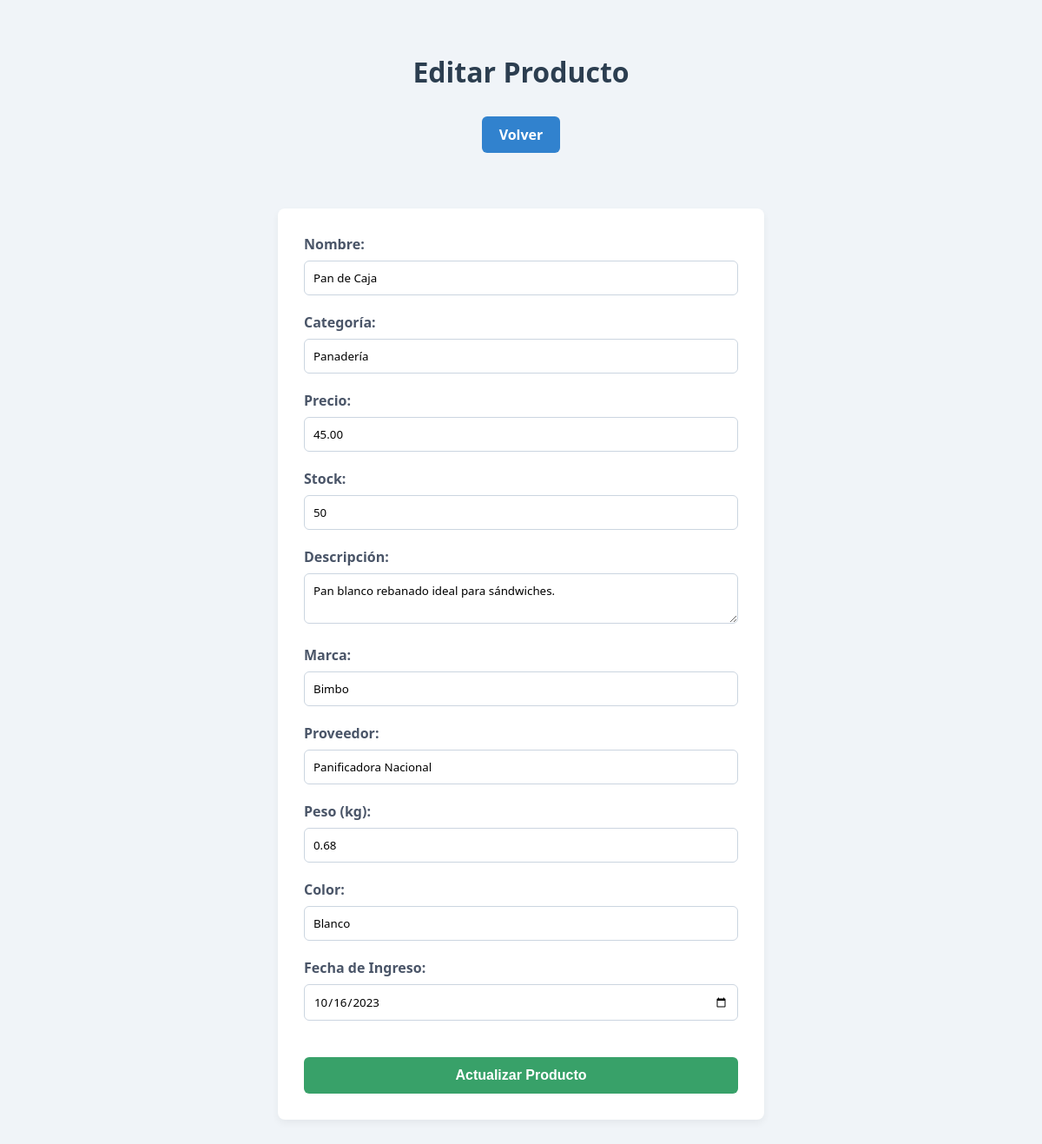
/editar.php?id=5, run on the app's committed database.
### tables this page shows
CREATE TABLE `productos` (
  `id` int(11) NOT NULL,
  `nombre` varchar(35) NOT NULL,
  `categoria` varchar(20) NOT NULL,
  `precio` decimal(10,2) NOT NULL,
  `stock` int(10) NOT NULL,
  `descripcion` text DEFAULT NULL,
  `marca` varchar(50) DEFAULT NULL,
  `proveedor` varchar(25) DEFAULT NULL,
  `peso` decimal(10,2) DEFAULT NULL,
  `color` varchar(15) DEFAULT NULL,
  `fecha_ingreso` date DEFAULT NULL
);

### editar.php (the view, shortened to what this page needs)
<?php
require 'includes/database.php';
$id = $_GET['id'];
$query_producto = "SELECT * FROM productos WHERE id = $id";
$resultado_producto = mysqli_query($conexion, $query_producto);
$producto = mysqli_fetch_assoc($resultado_producto);
?>
<!DOCTYPE html>
<html lang="es">
<head>
    <link rel="stylesheet" href="build/css/style.css">
</head>
<body>
    <h1>Editar Producto</h1>
    <a href="index.php">Volver</a>
    <br><br>
    <form method="POST">
        <div>
            <label>Nombre:</label>
            <input type="text" name="nombre" maxlength="100" required value="<?php echo $producto['nombre']; ?>">
        </div>
        <div>
            <label>Categoría:</label>
            <input type="text" name="categoria" maxlength="50" required value="<?php echo $producto['categoria']; ?>">
        </div>
        <div>
            <label>Precio:</label>
            <input type="number" step="0.01" name="precio" min="0" max="99999" required value="<?php echo $producto['precio']; ?>">
        </div>
        <div>
            <label>Stock:</label>
            <input type="number" name="stock" min="0" max="10000" required value="<?php echo $producto['stock']; ?>">
        </div>
        <div>
            <label>Descripción:</label>
            <textarea name="descripcion" maxlength="500"><?php echo $producto['descripcion']; ?></textarea>
        </div>
        <div>
            <label>Marca:</label>
            <input type="text" name="marca" maxlength="50" value="<?php echo $producto['marca']; ?>">
        </div>
        <div>
            <label>Proveedor:</label>
            <input type="text" name="proveedor" maxlength="50" value="<?php echo $producto['proveedor']; ?>">
        </div>
        <div>
            <label>Peso (kg):</label>
            <input type="number" step="0.01" name="peso" min="0" max="1000" value="<?php echo $producto['peso']; ?>">
        </div>
        <div>
            <label>Color:</label>
            <input type="text" name="color" maxlength="30" value="<?php echo $producto['color']; ?>">
        </div>
        <div>
            <label>Fecha de Ingreso:</label>
            <input type="date" name="fecha_ingreso" value="<?php echo $producto['fecha_ingreso']; ?>">
        </div>
        <br>
        <button type="submit">Actualizar Producto</button>
    </form>
</body>
</html>

### build/css/style.css (style rules this page uses)
body { font-family: 'Segoe UI', Tahoma, Geneva, Verdana, sans-serif; background-color: #f0f4f8; margin: 0; padding: 40px 20px; color: #333; }
h1 { color: #2c3e50; text-align: center; margin-bottom: 30px; }
form { max-width: 500px; margin: 0 auto; background-color: white; padding: 30px; box-shadow: 0 4px 8px rgba(0, 0, 0, 0.05); border-radius: 8px; }
form div { margin-bottom: 20px; }
label { display: block; font-weight: 600; margin-bottom: 8px; color: #4a5568; }
input[type="text"], input[type="number"], input[type="date"], textarea { width: 100%; padding: 10px; box-sizing: border-box; border: 1px solid #cbd5e0; border-radius: 6px; font-family: inherit; }
button { width: 100%; padding: 12px; background-color: #38a169; color: white; border: none; border-radius: 6px; cursor: pointer; font-size: 16px; font-weight: bold; transition: background-color 0.2s; }
a { display: inline-block; text-decoration: none; color: #3182ce; font-weight: 600; margin-right: 15px; }
a[href="crear.php"], a[href="index.php"] { display: block; width: fit-content; margin: 0 auto 20px auto; background-color: #3182ce; color: white; padding: 10px 20px; border-radius: 6px; text-decoration: none; }

### data on the page
productos: nombre "Pan de Caja", categoria "Panadería", precio "45.00", stock "50", descripcion "Pan blanco rebanado ideal para sándwiches.", marca "Bimbo", proveedor "Panificadora Nacional", peso "0.68", color "Blanco", fecha_ingreso "10/16/2023"
